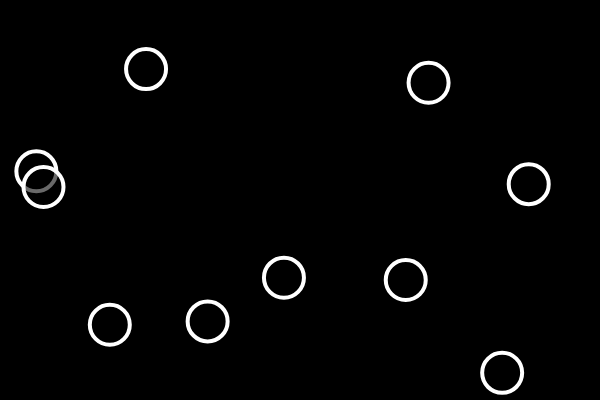
Frame 1 (no input)
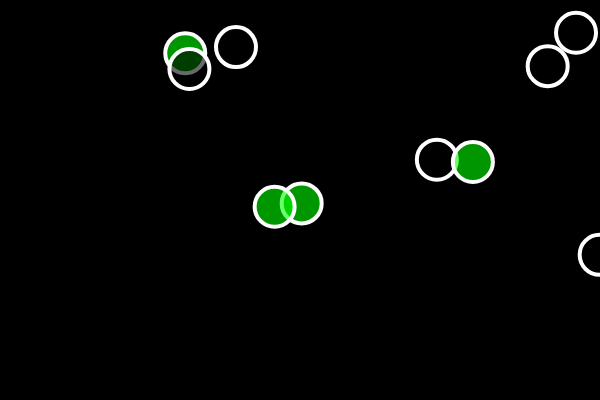
Frame 60 (no input)
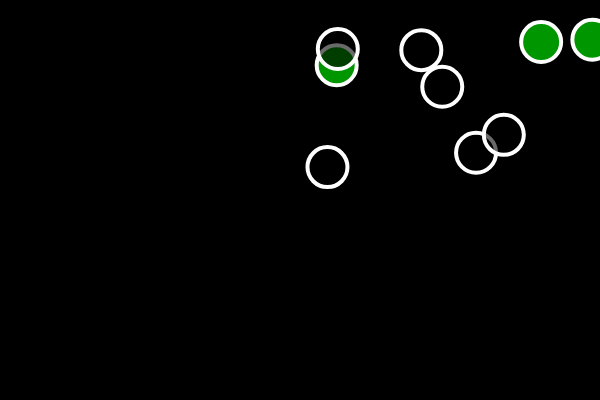
Frame 120 (the mouse pressed at the canvas centre since frame 60)

The p5.js sketch that drew these frames (run headless with seeded random() and noise() and a simulated clock; from frame 60 on, the mouse is pressed at the canvas centre):

// p5.js sketch
// ── sketch.js
// Function Basics
// Code! Programming with p5.js
// The Coding Train / Daniel Shiffman
// https://thecodingtrain.com/beginners/p5js/5.1-function-basics.html
// https://youtu.be/wRHAitGzBrg
// https://editor.p5js.org/codingtrain/sketches/omHOuJY1

let balls = [];

function setup() {
  createCanvas(600, 400);
  for (let i = 0; i < 10; i++) {
    balls[i] = new bouncingBalls(random(width), random(height));
  }
}

function draw() {
  background(0);

  for (let b of balls) {
    b.display();
    b.move();
    b.bounce();
    let overlapping = false;
    // b.highlighted = false;
    for (let other of balls) {
      if (b !== other && b.intersects(other)) {
        overlapping = true;
      }
      if (overlapping && !b.highlighted) {
        b.highlighted = true;
        b.changeColor(255);
      } else if (overlapping && b.highlighted) {
        b.changeColor(0);
        b.highlighted = false;
      }
    }
  }
}

function mousePressed() {
  for (let i = balls.length - 1; i >= 0; i--) {
    if (balls[i].contains(mouseX, mouseY)) {
      balls.splice(i, 1);
    }
  }
}

class bouncingBalls {
  constructor(x, y) {
    this.x = x;
    this.y = y;
    this.r = 20;
    this.shade = 0;
    this.xspeed = random(1, 3);
    this.yspeed = -2;
    this.highlighted = false
  }

  move() {
    this.x = this.x + this.xspeed;
    this.y = this.y + this.yspeed;
  }

  display() {
    stroke(255);
    strokeWeight(4);
    fill(0, this.shade, 0, 150);
    ellipse(this.x, this.y, this.r * 2, this.r * 2);
  }

  contains(px, py) {
    let d = dist(px, py, this.x, this.y);
    if (d < this.r) {
      return true;
    } else {
      return false;
    }
  }

  intersects(other) {
    let d = dist(this.x, this.y, other.x, other.y);
    return d < this.r + other.r;
  }

  changeColor(highlight) {
    this.shade = highlight;
  }

  bounce() {
    if (this.x > width || this.x < 0) {
      this.xspeed = this.xspeed * -1;
    }

    if (this.y > height || this.y < 0) {
      this.yspeed = this.yspeed * -1;
    }
  }
}
